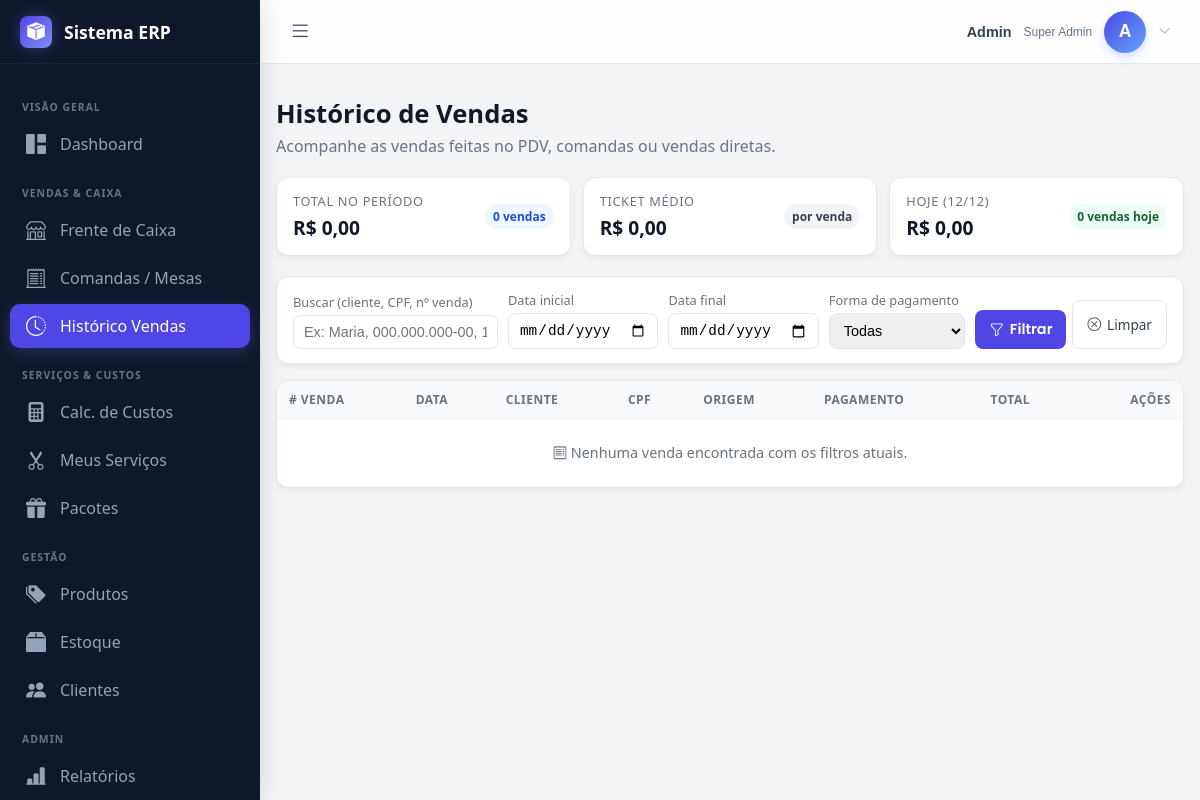
The app's page /pages/vendas/vendas.php (signed in), older data.
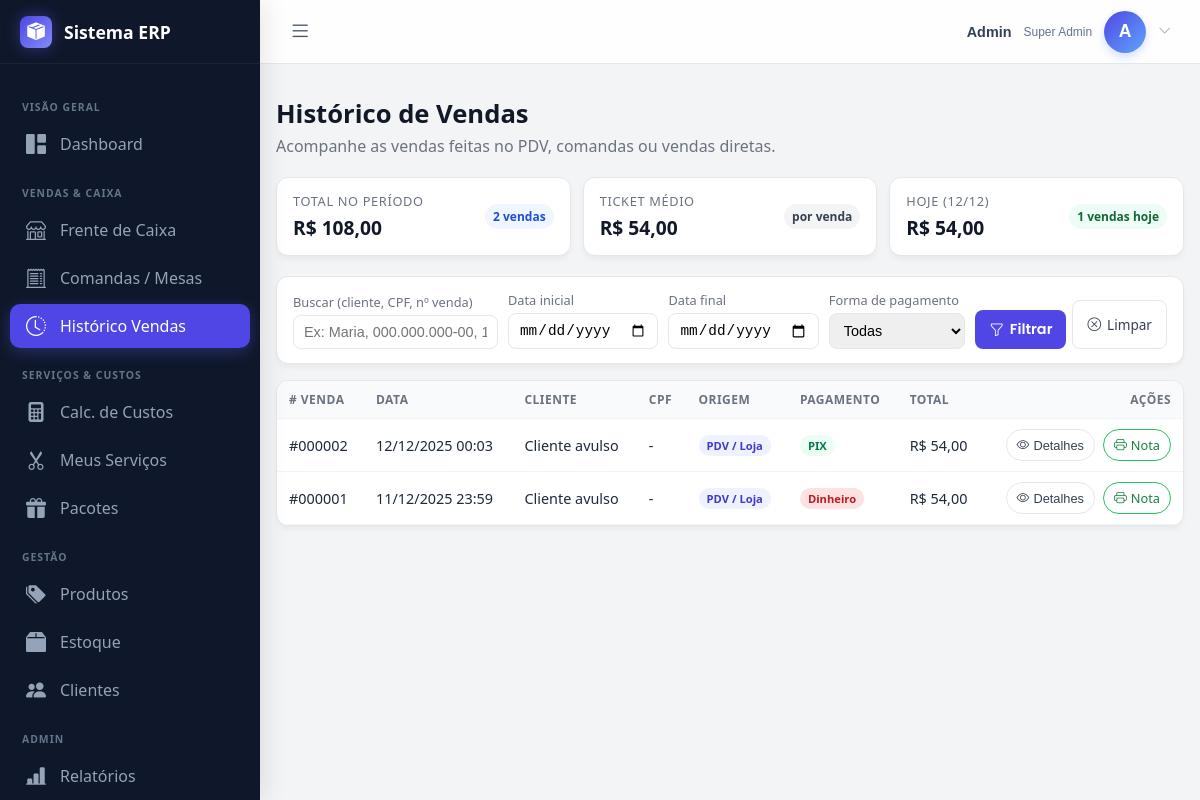
The same page, newer data.
### tables this page shows
CREATE TABLE vendas (
    id INTEGER PRIMARY KEY AUTOINCREMENT,
    data_venda DATETIME DEFAULT CURRENT_TIMESTAMP,
    cliente_id INTEGER,
    nome_cliente TEXT,
    cpf_cliente TEXT,
    valor_total REAL,
    forma_pagamento TEXT,
    valor_recebido REAL,
    troco REAL,
    observacoes TEXT
, owner_id INTEGER NOT NULL DEFAULT 1);

### pages/vendas/vendas.php (the view, shortened to what the changed rows need)
<?php
require_once '../../includes/banco-dados/db.php';
include_once '../../includes/menu.php';
$owner_id = $_SESSION['user_id'] ?? null;
$limite       = 100;
$where  = "1=1";
$params = [];
if ($owner_id) {
    $where .= " AND owner_id = :owner_id";
    $params[':owner_id'] = $owner_id;
}
$sql = "SELECT * FROM vendas WHERE $where ORDER BY data_venda DESC LIMIT $limite";
$stmt = $pdo->prepare($sql);
$stmt->execute($params);
$vendas = $stmt->fetchAll(PDO::FETCH_ASSOC);
$totalVendas = count($vendas);
$totalValor  = array_sum(array_column($vendas, 'valor_total'));
$ticketMedio = $totalVendas > 0 ? $totalValor / $totalVendas : 0;
$hoje = date('Y-m-d');
$sqlHoje = "SELECT SUM(valor_total) as total_hoje, COUNT(*) as qtd_hoje
            FROM vendas
            WHERE DATE(data_venda) = :hoje" . ($owner_id ? " AND owner_id = :owner_id" : "");
$paramsHoje = [':hoje' => $hoje];
if ($owner_id) $paramsHoje[':owner_id'] = $owner_id;
$stmtHoje = $pdo->prepare($sqlHoje);
$stmtHoje->execute($paramsHoje);
$dadosHoje = $stmtHoje->fetch(PDO::FETCH_ASSOC);
$totalHoje = $dadosHoje['total_hoje'] ?? 0;
$qtdHoje   = $dadosHoje['qtd_hoje'] ?? 0;
?>
<!DOCTYPE html>
<html lang="pt-br">
<head>
    <link rel="stylesheet" href="../../assets/css/admin.css">
    <link href="https://cdn.jsdelivr.net/npm/bootstrap-icons@1.11.3/font/bootstrap-icons.min.css" rel="stylesheet">
</head>
<body>
<main style="padding:32px 16px 32px;">
    <div class="page-header">
        <div>
            <h1>Histórico de Vendas</h1>
        </div>
    </div>
    <div class="summary-grid">
        <div class="summary-card">
            <div>
                <div class="summary-label">Total no Período</div>
                <div class="summary-value">
                    R$ <?php echo number_format($totalValor, 2, ',', '.'); ?>
                </div>
            </div>
            <span class="summary-pill pill-blue"><?php echo $totalVendas; ?> vendas</span>
        </div>
        <div class="summary-card">
            <div>
                <div class="summary-label">Ticket Médio</div>
                <div class="summary-value">
                    R$ <?php echo number_format($ticketMedio, 2, ',', '.'); ?>
                </div>
            </div>
        </div>
        <div class="summary-card">
            <div>
                <div class="summary-label">Hoje (<?php echo date('d/m'); ?>)</div>
                <div class="summary-value">
                    R$ <?php echo number_format($totalHoje, 2, ',', '.'); ?>
                </div>
            </div>
            <span class="summary-pill pill-green"><?php echo $qtdHoje; ?> vendas hoje</span>
        </div>
    </div>
    <div class="card-table">
        <table>
            <thead>
                <tr>
                    <th># Venda</th>
                    <th>Data</th>
                    <th>Cliente</th>
                    <th>CPF</th>
                    <th>Origem</th>
                    <th>Pagamento</th>
                    <th>Total</th>
                    <th style="text-align:right;">Ações</th>
                </tr>
            </thead>
            <tbody>
            <?php if(empty($vendas)): ?>
                <tr>
                    <td colspan="8" class="no-data">
                        <i class="bi bi-receipt"></i> Nenhuma venda encontrada com os filtros atuais.
                    </td>
                </tr>
            <?php else: ?>
                <?php foreach($vendas as $v):
                    $idFormat = str_pad($v['id'], 6, '0', STR_PAD_LEFT);
                    $dataFmt  = date('d/m/Y H:i', strtotime($v['data_venda']));
                    $cliente  = $v['nome_cliente'] ?: 'Cliente avulso';
                    $cpf      = $v['cpf_cliente'] ?: '-';
                    $origem = 'PDV / Loja';
                    switch($v['forma_pagamento']) {
                        case 'pix':
                            $badgePagto = '<span class="badge badge-pix">PIX</span>';
                            break;
                        case 'dinheiro':
                            $badgePagto = '<span class="badge badge-din">Dinheiro</span>';
                            break;
                    }
                ?>
                <tr>
                    <td>#<?php echo $idFormat; ?></td>
                    <td><?php echo $dataFmt; ?></td>
                    <td><?php echo htmlspecialchars($cliente); ?></td>
                    <td><?php echo htmlspecialchars($cpf); ?></td>
                    <td><span class="badge badge-origem"><?php echo htmlspecialchars($origem); ?></span></td>
                    <td><?php echo $badgePagto; ?></td>
                    <td>R$ <?php echo number_format($v['valor_total'],2,',','.'); ?></td>
                    <td>
                        <div class="actions-cell">
                            <button type="button" class="btn-sm btn-outline" onclick="verDetalhes(<?php echo $v['id']; ?>)">
                                <i class="bi bi-eye"></i> Detalhes
                            </button>
                            <a href="../pdv/pdv_nota.php?id=<?php echo $v['id']; ?>" target="_blank" class="btn-sm btn-outline btn-outline-green">
                                <i class="bi bi-printer"></i> Nota
                            </a>
                        </div>
                    </td>
                </tr>
                <?php endforeach; ?>
            <?php endif; ?>
            </tbody>
        </table>
    </div>
</main>
</body>
</html>

Row changes from the older to the newer data that the page shows:
added vendas: id "000002", data_venda "12/12/2025 00:03", nome_cliente "Cliente avulso", cpf_cliente "-", origem "PDV / Loja", forma_pagamento "PIX", valor_total "54,00"
added vendas: id "000001", data_venda "11/12/2025 23:59", nome_cliente "Cliente avulso", cpf_cliente "-", origem "PDV / Loja", forma_pagamento "Dinheiro", valor_total "54,00"
Text that changed along with them:
$totalValor: "0,00" → "108,00"
$totalVendas: "0" → "2"
$ticketMedio: "0,00" → "54,00"
$totalHoje: "0,00" → "54,00"
$qtdHoje: "0" → "1"
text no longer shown: "Nenhuma venda encontrada com os filtros atuais."
